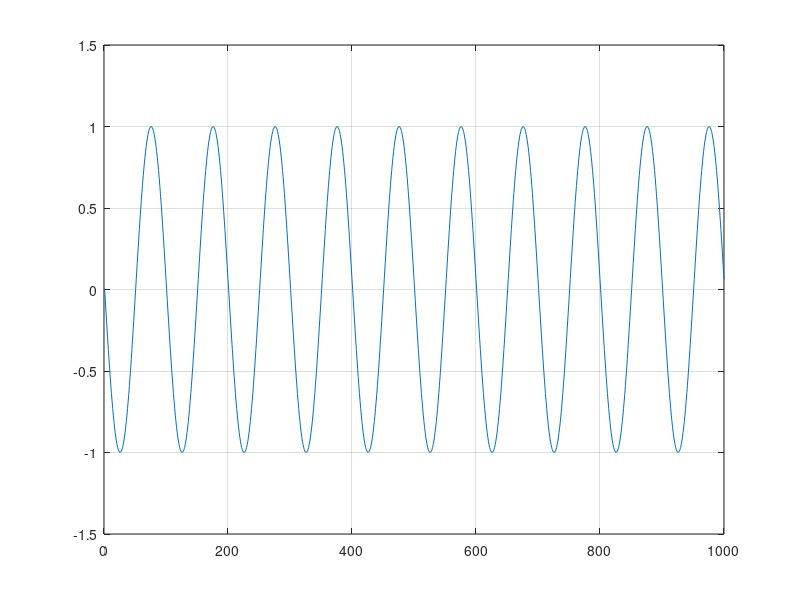

The MATLAB script that drew this image:
%
% EXERCISE_4_8.M
%

% some constants
f0 = 100;
fsamp = 10000;
A = 1;
nsamp = 1000;

% calculate the digital frequency
theta0 = 2*pi*f0/fsamp;

% calculate the coefficients
b1 = -2*cos(theta0);
b2 = 1;

% calculate initial conditions
% set initial conditions to calculate first output samples at n = 25;
ynm1 = A*cos(24*theta0);
ynm2 = A*cos(23*theta0);

% time axis
time = (25:nsamp+24);
y = zeros(nsamp, 1);

% main loop
for n = 1:nsamp,
    
    y(n) = -b1*ynm1 - b2*ynm2;
    
    % update memory
    ynm2 = ynm1;
    ynm1 = y(n);
    
end;

plot(y); grid on;
